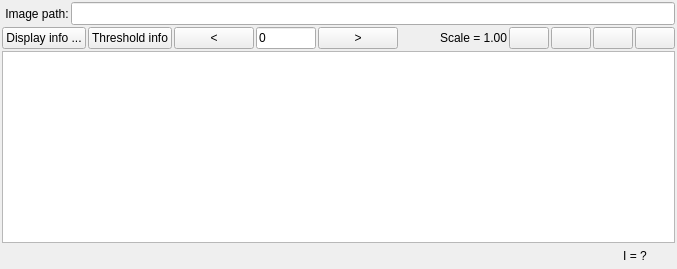
            <widget class="QWidget" name="ImageTab">
             <attribute name="title">
              <string>Image</string>
             </attribute>
             <layout class="QVBoxLayout" name="verticalLayout_5">
              <property name="spacing">
               <number>2</number>
              </property>
              <property name="leftMargin">
               <number>2</number>
              </property>
              <property name="topMargin">
               <number>2</number>
              </property>
              <property name="rightMargin">
               <number>2</number>
              </property>
              <property name="bottomMargin">
               <number>2</number>
              </property>
              <item>
               <layout class="QHBoxLayout" name="horizontalLayout">
                <property name="spacing">
                 <number>2</number>
                </property>
                <item>
                 <widget class="QLabel" name="ImgNumLabel">
                  <property name="text">
                   <string> Image path:</string>
                  </property>
                 </widget>
                </item>
                <item>
                 <widget class="QLineEdit" name="ImagePathText">
                  <property name="font">
                   <font>
                    <family>Courier</family>
                   </font>
                  </property>
                 </widget>
                </item>
               </layout>
              </item>
              <item>
               <layout class="QHBoxLayout" name="horizontalLayout_7">
                <property name="spacing">
                 <number>2</number>
                </property>
                <item>
                 <widget class="QPushButton" name="DisplayButton">
                  <property name="text">
                   <string>Display info ...</string>
                  </property>
                 </widget>
                </item>
                <item>
                 <widget class="QPushButton" name="ThresholdButton">
                  <property name="text">
                   <string>Threshold info</string>
                  </property>
                 </widget>
                </item>
                <item>
                 <widget class="QPushButton" name="PrevImgButton">
                  <property name="text">
                   <string>&lt;</string>
                  </property>
                 </widget>
                </item>
                <item>
                 <widget class="QLineEdit" name="ImgNumEdit">
                  <property name="sizePolicy">
                   <sizepolicy hsizetype="Fixed" vsizetype="Fixed">
                    <horstretch>0</horstretch>
                    <verstretch>0</verstretch>
                   </sizepolicy>
                  </property>
                  <property name="minimumSize">
                   <size>
                    <width>60</width>
                    <height>0</height>
                   </size>
                  </property>
                  <property name="maximumSize">
                   <size>
                    <width>35</width>
                    <height>16777215</height>
                   </size>
                  </property>
                  <property name="baseSize">
                   <size>
                    <width>0</width>
                    <height>0</height>
                   </size>
                  </property>
                  <property name="text">
                   <string>0</string>
                  </property>
                 </widget>
                </item>
                <item>
                 <widget class="QPushButton" name="NextImgButton">
                  <property name="text">
                   <string>&gt;</string>
                  </property>
                 </widget>
                </item>
                <item>
                 <spacer name="horizontalSpacer_4">
                  <property name="orientation">
                   <enum>Qt::Horizontal</enum>
                  </property>
                  <property name="sizeHint" stdset="0">
                   <size>
                    <width>40</width>
                    <height>20</height>
                   </size>
                  </property>
                 </spacer>
                </item>
                <item>
                 <widget class="QLabel" name="InvScaleLabel">
                  <property name="text">
                   <string>Scale = 1.00</string>
                  </property>
                 </widget>
                </item>
                <item>
                 <widget class="QPushButton" name="ZoomInButton">
                  <property name="text">
                   <string/>
                  </property>
                 </widget>
                </item>
                <item>
                 <widget class="QPushButton" name="ScaleOneOneButton">
                  <property name="text">
                   <string/>
                  </property>
                 </widget>
                </item>
                <item>
                 <widget class="QPushButton" name="ZoomOutButton">
                  <property name="text">
                   <string/>
                  </property>
                 </widget>
                </item>
                <item>
                 <widget class="QPushButton" name="UnZoomFullButton">
                  <property name="text">
                   <string/>
                  </property>
                 </widget>
                </item>
               </layout>
              </item>
              <item>
               <widget class="QGraphicsView" name="imageView">
                <property name="interactive">
                 <bool>true</bool>
                </property>
               </widget>
              </item>
              <item>
               <layout class="QHBoxLayout" name="horizontalLayout_5">
                <property name="spacing">
                 <number>2</number>
                </property>
                <item>
                 <spacer name="horizontalSpacer_3">
                  <property name="orientation">
                   <enum>Qt::Horizontal</enum>
                  </property>
                  <property name="sizeHint" stdset="0">
                   <size>
                    <width>40</width>
                    <height>20</height>
                   </size>
                  </property>
                 </spacer>
                </item>
                <item>
                 <widget class="QPushButton" name="EasterEggButton">
                  <property name="text">
                   <string>I = ?</string>
                  </property>
                  <property name="flat">
                   <bool>true</bool>
                  </property>
                 </widget>
                </item>
               </layout>
              </item>
             </layout>
            </widget>
